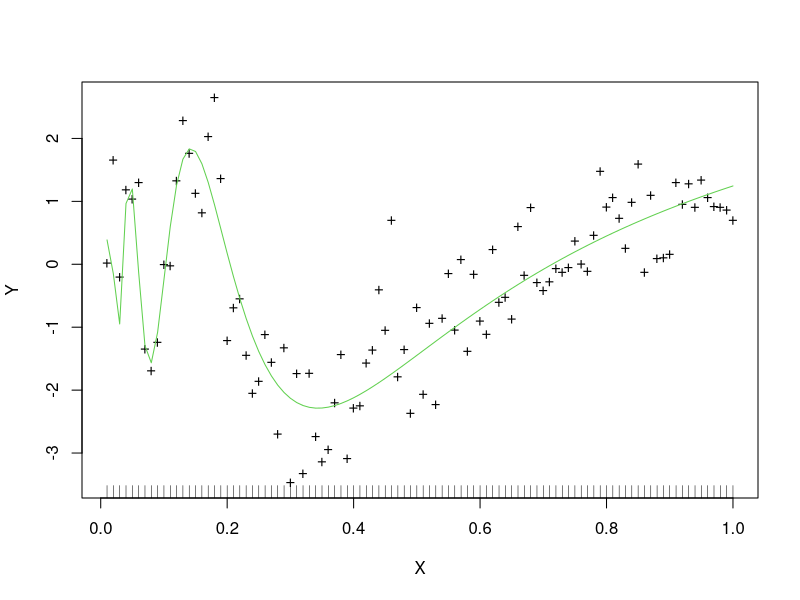
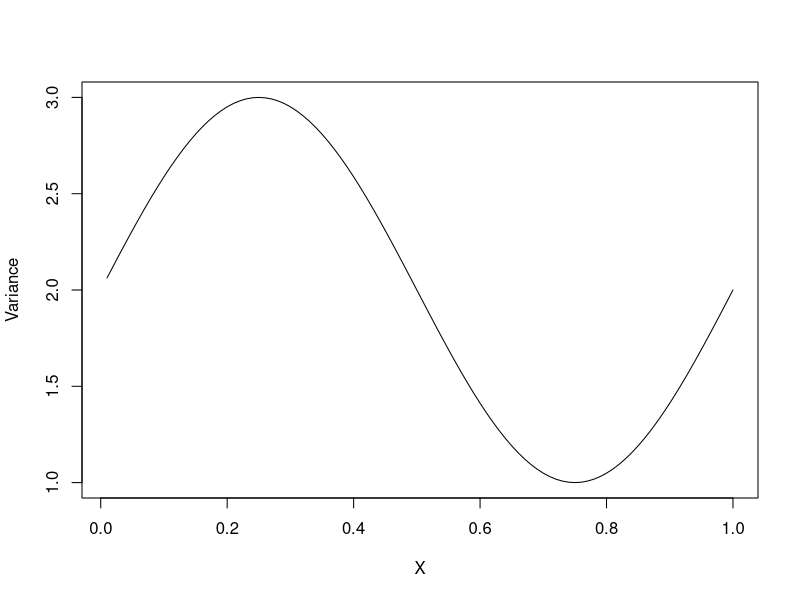
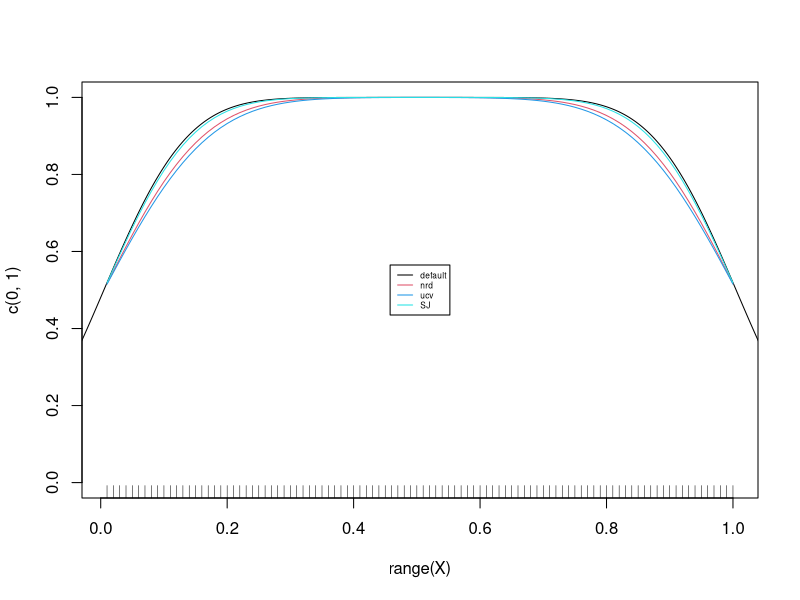
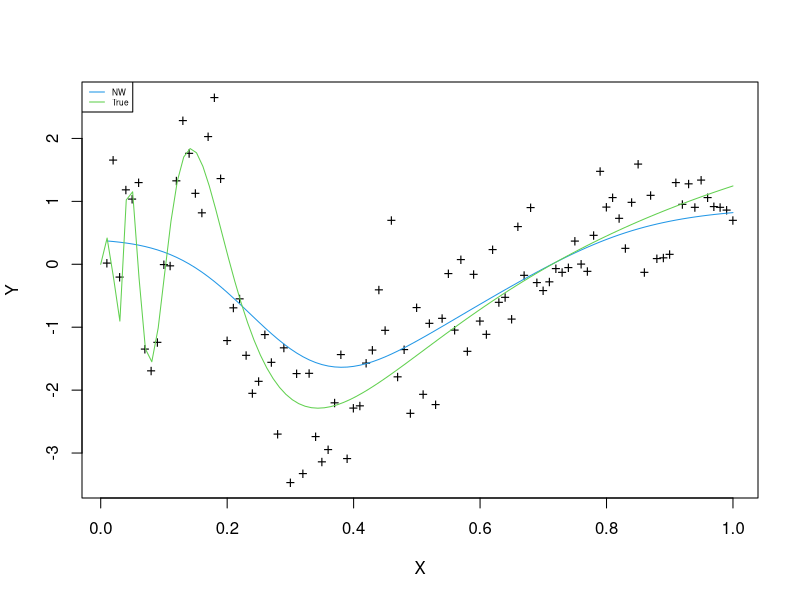
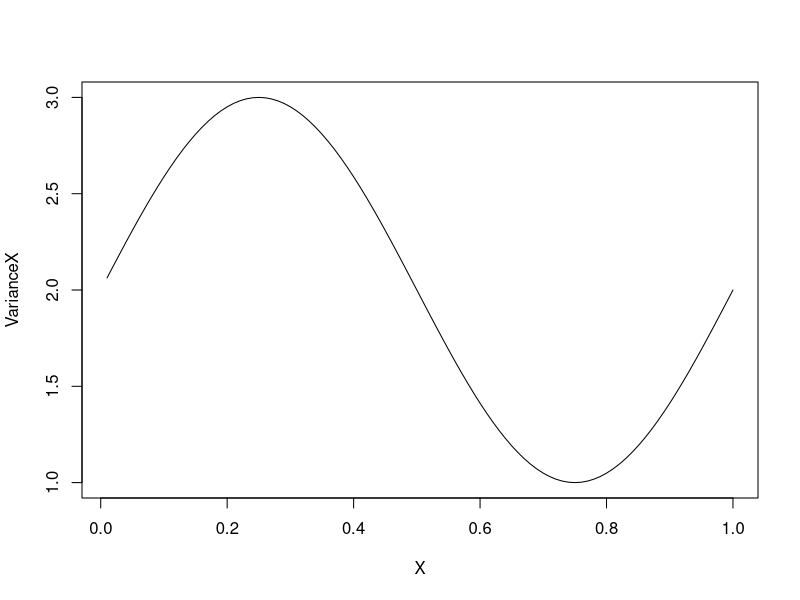
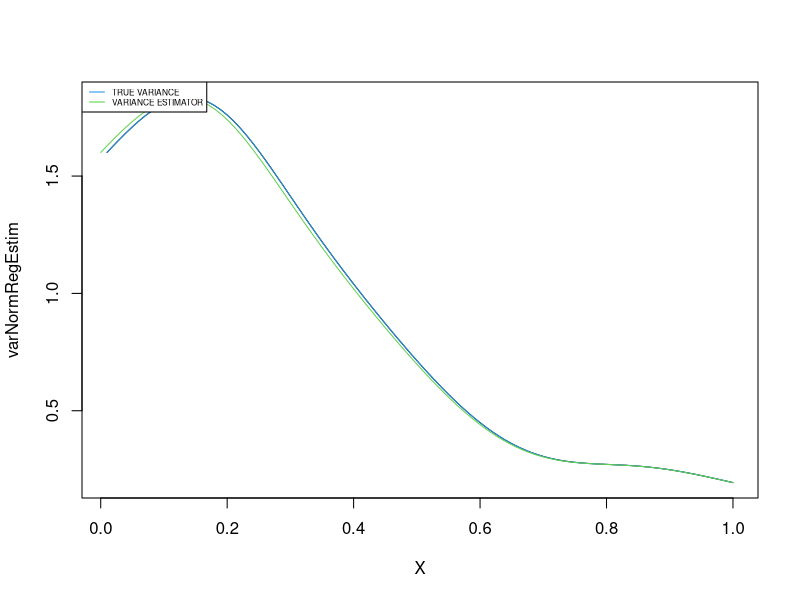

Here is the R script that generated these plots, in order:
# PROJET SMOOTHING TECHNIQUE

rm(list = ls()) #We use this to clear all variables in memory
library(stats) #load packages (stats normally loaded by default)
library(datasets) #We use some Inbuilt Data later

# We create our data
set.seed(22.1)
n <- 100
X <- seq(from = 1/n, to = 1, by = 1/n)
m <- function(x) 3 * (x)^(1/4) * cos(1.2/(x + 0.05))
theta_squared <- function(x) 2 + sin(2* pi *x)
epsilon <- rnorm(n, mean = 0, sd = 1)
set.seed(22.2)
Y <- m(X) + 0.5 * sqrt(theta_squared(X)) * epsilon
Y
# Plot of the true function
x <- seq(0,1, length.out = 100)
plot(X, Y, pch = "+")
rug(X)
lines(X, m(X), col=3)

# Plot the true  variance theta^2
plot(X,theta_squared(X), pch = "+" ,type = "l", ylab = "Variance")


################################################
#   CHOOSING A GOOD BANDWITH
################################################

#Rule of Thumb estimator
h2 <- bw.nrd(X)

#cross validation estimator
h3 <- bw.ucv(X)

# SHeater & Jones bandwith selector 
h_dpi <- bw.SJ(X,method = "dpi")
h_ste <- bw.SJ(X)

plot(range(X), c(0,1), type="n")
lines(density(X),col = 1)
lines(density(X, n=100, from=min(X), to=max(X), bw="nrd", kernel = "gaussian"), col=2)
lines(density(X, n=100, from=min(X), to=max(X), bw="ucv", kernel = "gaussian"), col=4)
lines(density(X, n=100, from=min(X), to=max(X), bw="SJ", kernel = "gaussian"), col=5)
legend("center", legend=c("default", "nrd", "ucv", "SJ"),col = c(1,2, 4, 5), lty=c(1,1,1), rug(X),cex = 0.5)
rug(X)
################################################
#   COMPARAISON OF DIFFERENT ESTIMATORS FOR FUNCTION M(X)
################################################

# A KERNEL ESTIMATOR
############################

h = h_ste
# Nadaraya-Watson  estimator
nwRegEstim <- function(x, X, Y, h, K) sum(Y * K((x - X)/h))/sum(K((x - X)/h))

# Kernels CDF
Knorm <- function(u) dnorm(u) #Gaussian kernel
Kunif <- function(u) (abs(u) <= 1) * 0.5 #Uniform kernel
Kepan <- function(u) 0.75 * (1 - u^2) * (abs(u) <= 1) #Epanechnikov kernel
Ktria <- function(u) (1 - abs(u)) * (abs(u) <= 1) #Triangle kernel


NWnormEst <- sapply(x, function(x) nwRegEstim(x, X, Y, h, Knorm))

plot(X, Y, pch="+", col = "black")
lines(X, NWnormEst, type = "l", col = 4)
lines(x, m(x), type = "l", col = 3)
legend("topleft", legend = c("NW", "True"),
       col = c( 4, 3),
       lty = c( 1, 1), cex = 0.5)


# A NON-KERNEL ESTIMATOR (SPLINE SMOOTHING)
#####################################


################################################
#  ESTIMATORS FOR VARIANCE FUNCTION
################################################

# FAN et YAO
epsilonEstim = Y - NWnormEst

varRegEstim <- function(x, X, Y, h, K) sum(epsilonEstim^2 * K((x - X)/h))/sum(K((x - X)/h))

varNormRegEstim <- sapply(x,function(x)  varRegEstim(x, X, Y, h, Knorm))

VarianceX <- theta_squared(X)

plot(X, VarianceX, type = "l", col = "black")
plot(X, varNormRegEstim, type = "l", col = "black")
lines(X, varNormRegEstim , type = "l", col = 4)
lines(x, varNormRegEstim, type = "l", col = 3)
legend("topleft", legend = c("TRUE VARIANCE", "VARIANCE ESTIMATOR"),
       col = c( 4, 3),
       lty = c( 1, 1), cex = 0.5)

################################################
# plot the estimate function
################################################




################################################
#   MONTE CARLO SIMULATION 
################################################

#Here I consider a fixed n
#and I compute MSE for a sequence of points x's
Knorm <- function(u) dnorm(u) #Gaussian kernel
## NW regression estimator
nwRegEst <- function(x, X, Y, h, K) sum(Y * K((x - X)/h))/sum(K((x - X)/h))
# monte carlo estimation
K <- 1000 # number of replications
n <- 400 # number of observations
h=0.05
x <- seq(from = 0, to = 1, length = 20) #a sequence of points
m <- function(x) (sin(2 * pi * x^3))^3 #true regression model
NWnormEst <- matrix(NA, nrow = K, ncol = length(x))
for (k in 1:K) {
  set.seed(k)
  X <- runif(n, 0, 1)
  set.seed(k + 1)
  Y <- m(X) + 0.5 * rnorm(n, 0, 1)
  NWnormEst[k,] <- sapply(x, function(x) nwRegEst(x, X, Y, h, Knorm))
}
NW<- colMeans(NWnormEst)
bias = NW - m(x)
SE = matrix(NA, nrow = K, ncol = length(x))
for (i in 1:length(x)) {
  SE[,i] = (NWnormEst[,i]-m(x[i]))^2
}
MSE = colMeans(SE)
MSSE = mean(MSE) # MSSE as an estimation of MISE in simulation













